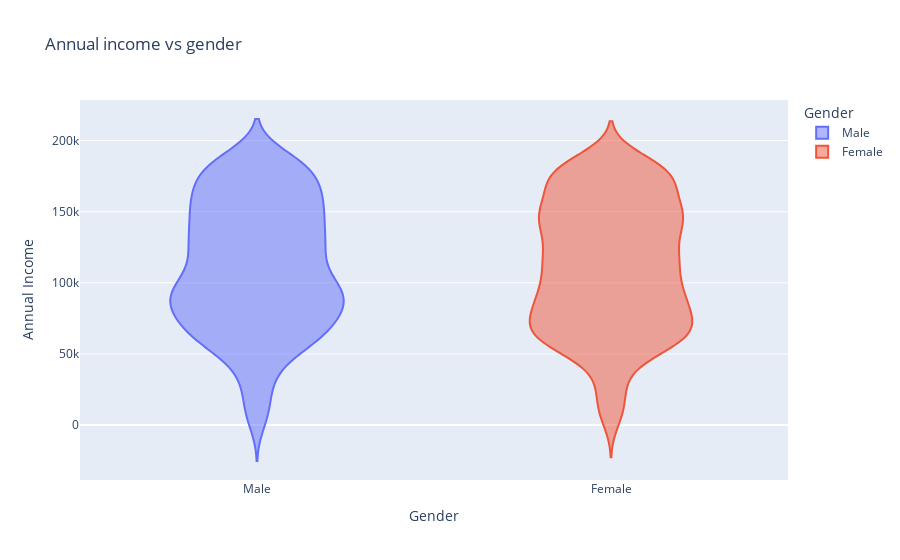

Notebook cell for this chart:
### Code cell
px.violin(df,x='Gender',y='Annual Income',color='Gender',title="Annual income vs gender")

### Figure 1 — Plotly figure (JSON) as saved in the notebook; plotly's stock layout.template omitted (floating-point values rounded to 4 significant figures; data arrays with more than 128 entries replaced by an {"elided": "..."} marker saying what was removed)
{"data": [{"alignmentgroup": "True", "box": {"visible": false}, "hovertemplate": "Gender=%{x}<br>Annual Income=%{y}<extra></extra>", "legendgroup": "Male", "marker": {"color": "#636efa"}, "name": "Male", "offsetgroup": "Male", "orientation": "v", "scalegroup": "True", "showlegend": true, "type": "violin", "x": {"elided": "814 str values"}, "x0": " ", "xaxis": "x", "y": {"elided": "814 int values"}, "y0": " ", "yaxis": "y"}, {"alignmentgroup": "True", "box": {"visible": false}, "hovertemplate": "Gender=%{x}<br>Annual Income=%{y}<extra></extra>", "legendgroup": "Female", "marker": {"color": "#EF553B"}, "name": "Female", "offsetgroup": "Female", "orientation": "v", "scalegroup": "True", "showlegend": true, "type": "violin", "x": {"elided": "1186 str values"}, "x0": " ", "xaxis": "x", "y": {"elided": "1186 int values"}, "y0": " ", "yaxis": "y"}], "layout": {"legend": {"title": {"text": "Gender"}, "tracegroupgap": 0}, "title": {"text": "Annual income vs gender"}, "violinmode": "overlay", "xaxis": {"anchor": "y", "categoryarray": ["Male", "Female"], "categoryorder": "array", "domain": [0, 1], "title": {"text": "Gender"}}, "yaxis": {"anchor": "x", "domain": [0, 1], "title": {"text": "Annual Income"}}}}
